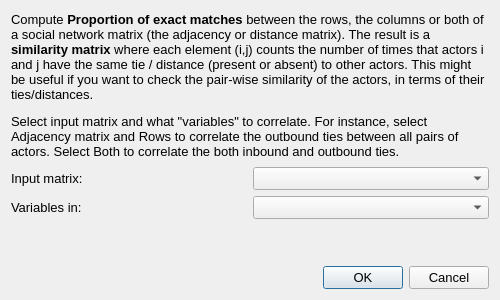
<?xml version="1.0" encoding="UTF-8"?>
<ui version="4.0">
 <class>DialogSimilarityMatchesExact</class>
 <widget class="QDialog" name="DialogSimilarityMatchesExact">
  <property name="enabled">
   <bool>true</bool>
  </property>
  <property name="geometry">
   <rect>
    <x>0</x>
    <y>0</y>
    <width>500</width>
    <height>300</height>
   </rect>
  </property>
  <property name="sizePolicy">
   <sizepolicy hsizetype="MinimumExpanding" vsizetype="MinimumExpanding">
    <horstretch>0</horstretch>
    <verstretch>0</verstretch>
   </sizepolicy>
  </property>
  <property name="minimumSize">
   <size>
    <width>500</width>
    <height>300</height>
   </size>
  </property>
  <property name="maximumSize">
   <size>
    <width>600</width>
    <height>600</height>
   </size>
  </property>
  <property name="font">
   <font>
    <pointsize>10</pointsize>
   </font>
  </property>
  <property name="windowTitle">
   <string>Similarity: Exact</string>
  </property>
  <layout class="QVBoxLayout" name="verticalLayout">
   <item>
    <widget class="QLabel" name="description">
     <property name="sizePolicy">
      <sizepolicy hsizetype="MinimumExpanding" vsizetype="MinimumExpanding">
       <horstretch>0</horstretch>
       <verstretch>0</verstretch>
      </sizepolicy>
     </property>
     <property name="minimumSize">
      <size>
       <width>400</width>
       <height>150</height>
      </size>
     </property>
     <property name="text">
      <string>&lt;html&gt;&lt;head/&gt;&lt;body&gt;&lt;p&gt;Compute &lt;span style=&quot; font-weight:600;&quot;&gt;Proportion of exact matches&lt;/span&gt; between the rows, the columns or both of a social network matrix (the adjacency or distance matrix). The result is a &lt;span style=&quot; font-weight:600;&quot;&gt;similarity matrix&lt;/span&gt; where each element (i,j) counts the number of times that actors i and j have the same tie / distance (present or absent) to other actors. This might be useful if you want to check the pair-wise similarity of the actors, in terms of their ties/distances. &lt;/p&gt;&lt;p&gt;Select input matrix and what &amp;quot;variables&amp;quot; to correlate. For instance, select Adjacency matrix and Rows to correlate the outbound ties between all pairs of actors. Select Both to correlate the both inbound and outbound ties.&lt;/p&gt;&lt;/body&gt;&lt;/html&gt;</string>
     </property>
     <property name="textFormat">
      <enum>Qt::RichText</enum>
     </property>
     <property name="wordWrap">
      <bool>true</bool>
     </property>
    </widget>
   </item>
   <item>
    <layout class="QHBoxLayout" name="horizontalLayout">
     <item>
      <widget class="QLabel" name="label_2">
       <property name="text">
        <string>Input matrix:</string>
       </property>
      </widget>
     </item>
     <item>
      <widget class="QComboBox" name="matrixSelect">
       <property name="minimumSize">
        <size>
         <width>200</width>
         <height>0</height>
        </size>
       </property>
       <property name="focusPolicy">
        <enum>Qt::StrongFocus</enum>
       </property>
       <property name="toolTip">
        <string>&lt;html&gt;&lt;head/&gt;&lt;body&gt;&lt;p&gt;&lt;span style=&quot; font-weight:600;&quot;&gt;Adjacency:&lt;/span&gt; Use the active network's adjacency matrix as input to correlate ties between all pairs of actors. &lt;/p&gt;&lt;p&gt;&lt;span style=&quot; font-weight:600;&quot;&gt;Distances:&lt;/span&gt; Use the active network's geodedic distances matrix to correlate distances between all pairs of actors.&lt;/p&gt;&lt;/body&gt;&lt;/html&gt;</string>
       </property>
      </widget>
     </item>
    </layout>
   </item>
   <item>
    <layout class="QHBoxLayout" name="horizontalLayout_2">
     <item>
      <widget class="QLabel" name="label_3">
       <property name="text">
        <string>Variables in:</string>
       </property>
      </widget>
     </item>
     <item>
      <widget class="QComboBox" name="variablesLocationSelect">
       <property name="minimumSize">
        <size>
         <width>200</width>
         <height>0</height>
        </size>
       </property>
       <property name="focusPolicy">
        <enum>Qt::StrongFocus</enum>
       </property>
       <property name="toolTip">
        <string>&lt;html&gt;&lt;head/&gt;&lt;body&gt;&lt;p&gt;&lt;span style=&quot; font-weight:600;&quot;&gt;Rows: &lt;/span&gt;Correlate outbound ties (or distances, depending on the selected matrix above) between pairs of actors.&lt;/p&gt;&lt;p&gt;&lt;span style=&quot; font-weight:600;&quot;&gt;Columns: &lt;/span&gt;Correlate inbound ties (or distances, depending on the selected matrix above) between pairs of actors.&lt;/p&gt;&lt;p&gt;&lt;span style=&quot; font-weight:600;&quot;&gt;Both: &lt;/span&gt; Correlate both outbound and inbound ties (or distances, depending on the selected matrix above) between pairs of actors.&lt;/p&gt;&lt;p&gt;&lt;br/&gt;&lt;/p&gt;&lt;/body&gt;&lt;/html&gt;</string>
       </property>
      </widget>
     </item>
    </layout>
   </item>
   <item>
    <spacer name="verticalSpacer">
     <property name="orientation">
      <enum>Qt::Vertical</enum>
     </property>
     <property name="sizeHint" stdset="0">
      <size>
       <width>20</width>
       <height>40</height>
      </size>
     </property>
    </spacer>
   </item>
   <item>
    <widget class="QDialogButtonBox" name="buttonBox">
     <property name="font">
      <font>
       <pointsize>10</pointsize>
      </font>
     </property>
     <property name="orientation">
      <enum>Qt::Horizontal</enum>
     </property>
     <property name="standardButtons">
      <set>QDialogButtonBox::Cancel|QDialogButtonBox::Ok</set>
     </property>
    </widget>
   </item>
  </layout>
 </widget>
 <resources/>
 <connections/>
</ui>
